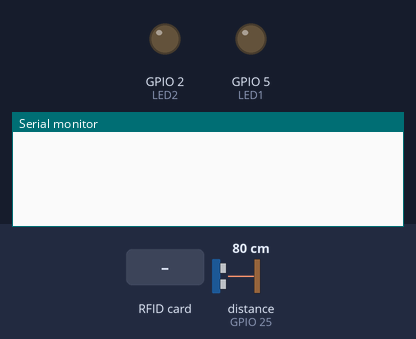
Recording of a sketch running on a simulated ESP32. Parts: output pins drawn as LEDs (lit = HIGH), the last lines printed to the serial monitor. Wiring (inferred from the names in the program): ultrasonic range finder: trigger GPIO 14; echo GPIO 25. Inputs (shaded band) come from the test bench; at power-on: distance to the obstacle (sensor on GPIO 25) 80 cm. The echo pulse lasts 58.3 µs per cm; pins used as bus, display or sensor lines are not drawn.

Above: at 1.2 s.
1.3 s: RFID card F5 E9 DE 20 held to the reader
At 2.5 s:
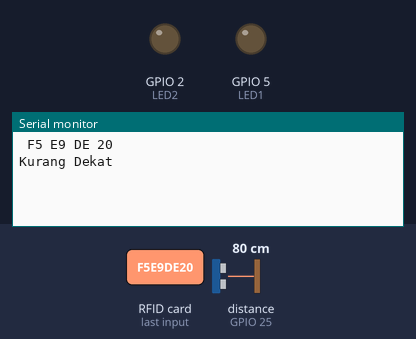
2.8 s: RFID card 51 F1 5D 27 held to the reader
At 4.4 s:
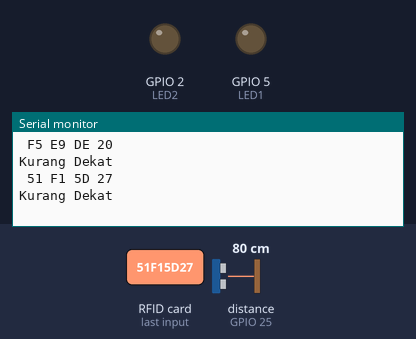
4.8 s: RFID card 5E 7A 19 C4 held to the reader
At 6.2 s:
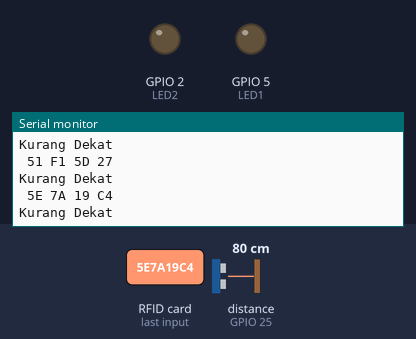

The sketch:

rfidwithultrasonic.ino
```cpp
#include <SPI.h> // Include SPI library for communication with MFRC522
#include <MFRC522.h> // Include MFRC522 library for RFID
#include <Wire.h> // Include Wire library for I2C devices

/*
wiring
3.3V3 -> 3V3
RST -> D22
GND -> GND
MISO -> D19
MOSI -> D23
SCK -> D18
SDA -> D21

Library RFID
MFRC522 by Github Community
*/

#define SS_PIN 21 // Define Slave Select pin for SPI
#define RST_PIN 22 // Define Reset pin for MFRC522
const int LED1 = 5; // Define pin for LED1
const int LED2 = 2; // Define pin for LED2
const int Trig = 14; // Define pin for Trigger of Ultrasonic Sensor
const int Echo = 25; // Define pin for Echo of Ultrasonic Sensor
float jarak, waktu; // Declare variables for distance and time

#define Suara 0.034 // Define speed of sound in cm/us


MFRC522 mfrc522(SS_PIN, RST_PIN); // Create MFRC522 instance

void setup() {
  Serial.begin(9600); // Start serial communication at 9600 baud rate
  SPI.begin(); // Start SPI communication
  mfrc522.PCD_Init(); // Initialize MFRC522
  pinMode(LED1, OUTPUT); // Set LED1 pin as output
  pinMode(LED2, OUTPUT); // Set LED2 pin as output
  pinMode(Trig, OUTPUT); // Set Trigger pin as output
  pinMode(Echo, INPUT); // Set Echo pin as input
}

void loop() {
  digitalWrite(Trig, HIGH); // Send a 10us high pulse on Trig pin
  delayMicroseconds(10);
  digitalWrite(Trig, LOW);
  waktu = pulseIn(Echo, HIGH); // Read the time for which the Echo pin stays high
  jarak = waktu * Suara/2; // Calculate the distance

  if ( ! mfrc522.PICC_IsNewCardPresent()) // If no new card is present, return
  {
    return;
  }
  if ( ! mfrc522.PICC_ReadCardSerial()) // If card serial can't be read, return
  {
    return;
  }

  String content=""; // Declare a string to store the card data

  byte letter;

  for (byte i = 0; i < mfrc522.uid.size; i++) // Loop through the card data
  {
    Serial.print(mfrc522.uid.uidByte[i]<0x10 ? "0" : " "); // Print the card data
    Serial.print(mfrc522.uid.uidByte[i], HEX);
    content.concat(String(mfrc522.uid.uidByte[i]< 0x10 ? " 0" : " ")); // Add the card data to the string
    content.concat(String(mfrc522.uid.uidByte[i], HEX));
  }
  Serial.println();
  content.toUpperCase(); // Convert the card data to uppercase

  if((content.substring(1) == "F5 E9 DE 20") && (jarak < 20)) // If the card data matches and the distance is less than 20
  {
    Serial.println("CARD ACCESS GRANTED"); // Print access granted message
    Serial.println("Welcome...");
    digitalWrite(LED1, HIGH); // Turn on LED1
    delay(2000);
    digitalWrite(LED1, LOW); // Turn off LED1
    delay(1000);
  }
  else if((content.substring(1) == "51 F1 5D 27") && (jarak<20)) // If the keychain data matches and the distance is less than 20
  {
    Serial.println("KEYCHAIN ACCESS GRANTED"); // Print access granted message
    Serial.println("Welcome...");
    digitalWrite(LED2, HIGH); // Turn on LED2
    delay(2000);
    digitalWrite(LED2, LOW); // Turn off LED2
    delay(1000);
  }
  else if(jarak>20)
    {
    Serial.println("Kurang Dekat");
    delay(2000);
    }
  else
  {
    Serial.println("USER NOT DEFINED"); // If no match is found, print access denied message
    Serial.println("ACCESS DENIED!");
    delay(2000);
    digitalWrite(LED1, LOW); // Turn off LED1
    digitalWrite(LED2, LOW); // Turn off LED2
  }
}
```

Measured:
- after the input at 1.3 s, the serial monitor: prints a new line at once (image 1)
- after the input at 2.8 s, the serial monitor: prints a new line after 0.54 s (image 2)
- after the input at 4.8 s, the serial monitor: prints a new line after 0.55 s (image 3)
